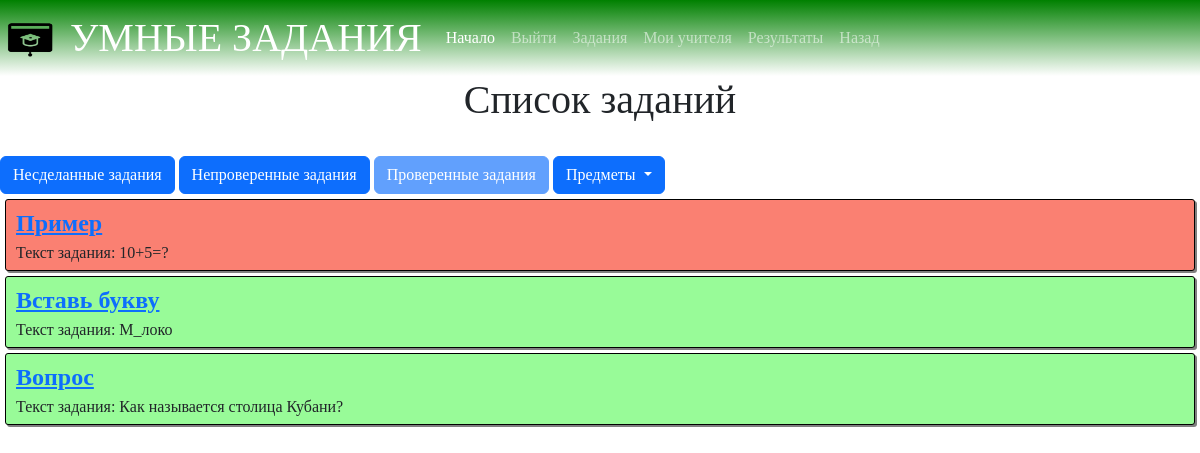
Before: /lk/student_task_list/2 (signed in) with the older database file.
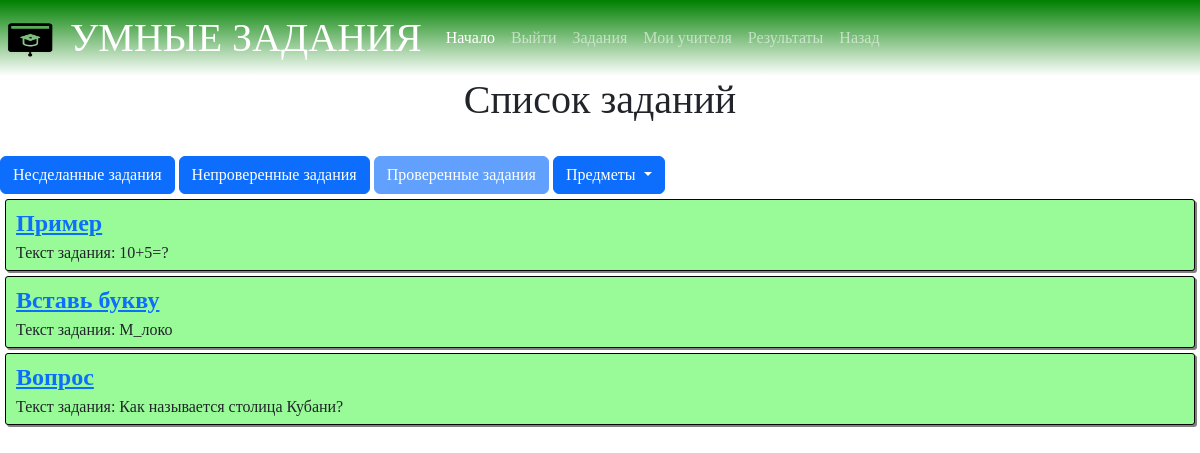
After: the same page with the newer database file.
### main/views.py (the view)
# urls.py: path("lk/student_task_list/<int:status>", views.student_task_list, name="student_task_list"),
def student_task_list(request, status):
    subject_checked = request.GET.get("subject")
    student = models.Student.objects.get(user=request.user)
    tasks = models.StudentTask.objects.filter(student=student)
    if subject_checked:
        tasks = tasks.filter(task__subject__code=subject_checked)
    if status == 0:  # Не сделано
        tasks = tasks.filter(student_answer="")
    elif status == 1:  # Сделано, но не проверено
        tasks = tasks.exclude(student_answer="").filter(is_right=None)
    elif status == 2:  # Сделано и проверено
        tasks = tasks.exclude(is_right=None)
    subjects = models.Subject.objects.all()
    return render(request, "student_task_list.html", {
        "student": student,
        "tasks": tasks,
        "status": status,
        "subjects": subjects
    })

### main/templates/student_task_list.html (shortened to what this page needs)
{% extends "base.html" %}
{% block content %}
    <h1>Список заданий</h1>
    <br>
    <div class="">
        <a href="{% url "student_task_list" 0 %}" class="btn btn-primary {% if status == 0 %}disabled{% endif %}" >Несделанные задания</a>
        <a href="{% url "student_task_list" 1 %}" class="btn btn-primary {% if status == 1 %}disabled{% endif %}" >Непроверенные задания</a>
        <a href="{% url "student_task_list" 2 %}" class="btn btn-primary {% if status == 2 %}disabled{% endif %}" >Проверенные задания</a>
        <div class="dropdown oneLine">
            <button class="btn btn-primary dropdown-toggle" type="button" id="dropdownMenuButton" data-toggle="dropdown" aria-haspopup="true" aria-expanded="false">
            Предметы
            </button>
        </div>
    </div>
    {% for task in tasks %}
        <div class="tasklist" style="{% if status == 2 %} {% if task.is_right == True %}background-color: #98FB98 {% else %}background-color: #FA8072{% endif %} {% elif status == 1 %} background-color: #F0E68C{% endif %}">
            <a class="oneLine" style="font-size:1.5rem; font-weight:bold" href="{% url "student_task_do" task.id %}">{{task.task.name}}</a>
            <br>
            <div class="oneLine">Текст задания: {{task.task.task_text}}</div>
            <br>
        </div>
    {% endfor %}
{% endblock content %}

Changed rows visible on the page:
changed StudentTask "Пример": is_right False → True (drawn)
